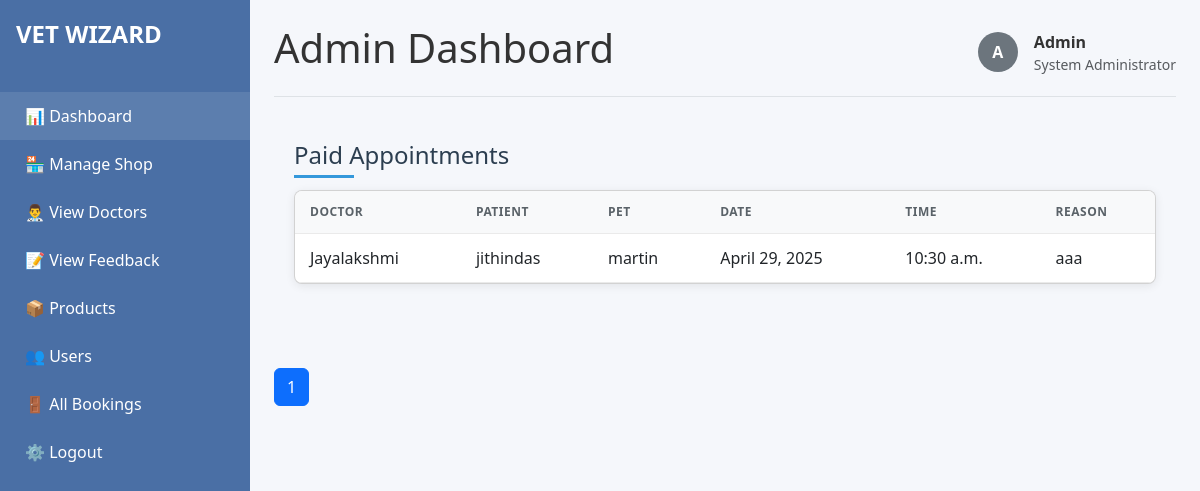
Page /admins/all_booking_admin/ on the earlier database version.
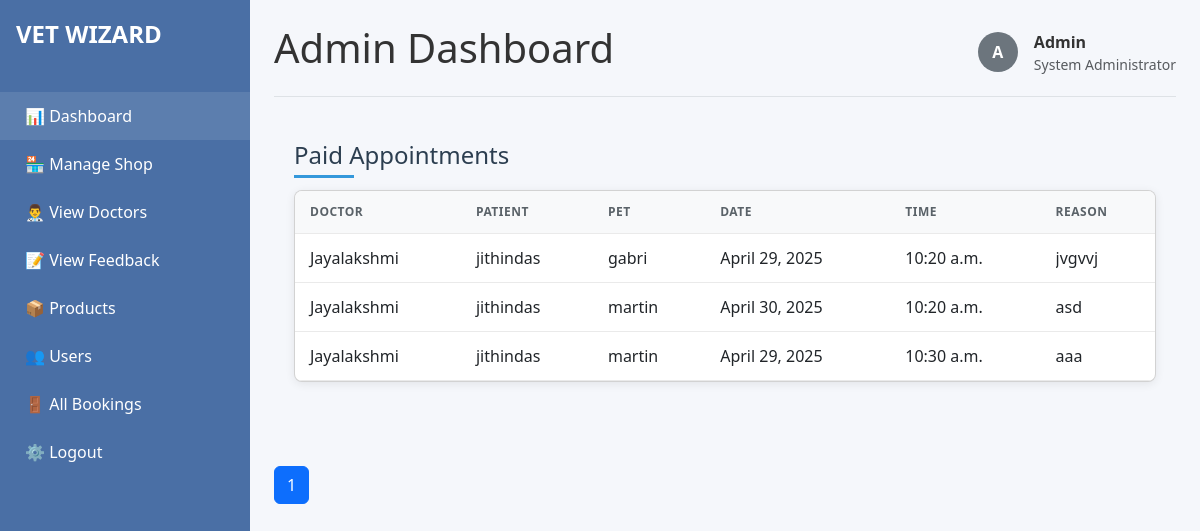
Same page on the later database version.
### user/models.py (models this page shows, shortened)
class Doctor_Appointment(models.Model):
    doctor = models.ForeignKey(Doctor_Profile, on_delete=models.CASCADE, related_name='appointments')
    patient = models.ForeignKey(settings.AUTH_USER_MODEL, on_delete=models.CASCADE, related_name='appointments')
    pet=models.ForeignKey(Pet,on_delete=models.CASCADE)
    appointment_date = models.DateField()
    appointment_time = models.TimeField(null=True,blank=True)
    reason = models.TextField()
    is_confirmed = models.BooleanField(default=False)
    is_paid = models.BooleanField(default=False)
    created_at = models.DateTimeField(auto_now_add=True)
    razorpay_order_id = models.CharField(max_length=100, blank=True, null=True)
    amount = models.DecimalField(max_digits=10, decimal_places=2, default=0.00,null=True,blank=True)

class Pet(models.Model):
    owner = models.CharField(max_length=100)
    name = models.CharField(max_length=100)
    species = models.CharField(max_length=30)  # Dog, Cat
    breed = models.CharField(max_length=50)
    age = models.PositiveIntegerField()
    pet_picture = models.ImageField(upload_to='pet_images', blank=True, null=True)

### doctor/models.py (models this page shows, shortened)
class Doctor_Profile(models.Model):
    user = models.ForeignKey(settings.AUTH_USER_MODEL, on_delete=models.CASCADE, related_name='doctor')
    full_name = models.CharField(max_length=100)
    email = models.EmailField()
    address = models.TextField()
    phone_number = models.CharField(max_length=10)
    profile_picture = models.ImageField(upload_to='images', blank=True, null=True)
    place = models.CharField(max_length=100)
    qualification = models.CharField(max_length=100)
    years_of_experience = models.PositiveIntegerField()
    is_approved=models.BooleanField(default=False,null=True,blank=True)

### admins/models.py (models this page shows, shortened)
class User(AbstractUser):
    user_type = models.CharField(max_length=20, choices=[
        ('doctor', 'doctor'),
        ('user', 'user')
    ])
    is_approved=models.BooleanField(default=False,null=True,blank=True)

### admins/views.py (the view)
# urls.py: path("all_booking_admin/", All_Booking_Admin_View.as_view(), name="all_booking_admin"),
class All_Booking_Admin_View(View):
    def get(self, request):
        paid_appointments = Doctor_Appointment.objects.filter(is_paid=True).order_by('-created_at')
        paginator = Paginator(paid_appointments, 10)  # Show 5 per page
        page_number = request.GET.get('page')
        paid_appointments = paginator.get_page(page_number)
        return render(request, 'all_bookind_admin.html', {'paid_appointments': paid_appointments})

### admins/templates/all_bookind_admin.html (shortened to what this page needs)
{% extends 'admin.html' %}
{% load static %}
{% block content %}
<div class="d-flex justify-content-between align-items-center pb-3 mb-4 border-bottom">
    <h1>Admin Dashboard</h1>
    <div class="d-flex align-items-center gap-3">
        <div class="bg-secondary rounded-circle d-flex align-items-center justify-content-center text-white fw-bold" style="width: 40px; height: 40px;">A</div>
        <div>
            <div class="fw-bold">Admin</div>
            <div class="text-muted small">System Administrator</div>
        </div>
    </div>
</div>
<div class="appointments-dashboard">
    <div class="dashboard-header">
        <h2 class="dashboard-title">Paid Appointments</h2>
    </div>
    <div class="card">
        <div class="table-responsive">
            <table class="appointments-table">
                <thead>
                    <tr>
                        <th>Doctor</th>
                        <th>Patient</th>
                        <th>Pet</th>
                        <th>Date</th>
                        <th>Time</th>
                        <th>Reason</th>
                    </tr>
                </thead>
                <tbody>
                    {% for appointment in paid_appointments %}
                    <tr>
                        <td>
                                <span>{{ appointment.doctor.full_name }}</span>
                        </td>
                        <td>{{ appointment.patient.username }}</td>
                        <td>
                            <div class="pet-info">
                                <span class="pet-name">{{ appointment.pet.name }}</span>
                            </div>
                        </td>
                        <td>{{ appointment.appointment_date }}</td>
                        <td>{{ appointment.appointment_time }}</td>
                        <td>
                            <div class="reason-cell">{{ appointment.reason }}</div>
                        </td>
                    </tr>
                    {% endfor %}
                </tbody>
            </table>
        </div>
    </div>
</div>
<div class="pagination mt-4">
</div>
<div class="pagination mt-4">
    <nav>
        <ul class="pagination justify-content-center">
            {% for num in paid_appointments.paginator.page_range %}
                <li class="page-item {% if paid_appointments.number == num %}active{% endif %}">
                    <a class="page-link" href="?page={{ num }}">{{ num }}</a>
                </li>
            {% endfor %}
        </ul>
    </nav>
</div>
{% endblock %}

### admins/templates/admin.html (shortened to what this page needs)
<!DOCTYPE html>
<html lang="en">
<head>
    <link href="https://cdn.jsdelivr.net/npm/bootstrap@5.3.5/dist/css/bootstrap.min.css" rel="stylesheet">
    <link rel="stylesheet" href="https://cdn.jsdelivr.net/npm/bootstrap-icons@1.11.3/font/bootstrap-icons.min.css">
</head>
<body>
    <div class="sidebar">
        <div class="d-flex align-items-center p-3 mb-4">
            <a class="link_a" href="{% url 'home' %}">
                <div class="brand-logo">VET WIZARD</div>
            </a>
        </div>
        <ul class="nav-menu">
            <a class="link_a" href="{% url 'admin' %}">
                <li class="nav-item active">
                    <span>📊 Dashboard</span>
                </li>
            </a>
            <li class="nav-item">
                <span>🏪 Manage Shop</span>
            </li>
            <a class="link_a" href="{% url 'all_doctor_admin' %}">
                <li class="nav-item">
                    <span>👨‍⚕️ View Doctors</span>
                </li>
            </a>
            <li class="nav-item">
                <span>📝 View Feedback</span>
            </li>
            <li class="nav-item">
                <span>📦 Products</span>
            </li>
            <a class="link_a" href="{% url 'all_users' %}">
                <li class="nav-item">
                    <span>👥 Users</span>
                </li>
            </a>
            <a class="link_a" href="{% url 'all_booking_admin' %}">
            <li class="nav-item">
                <span>🚪 All Bookings</span>
            </li></a>
            <a class="link_a" href="{% url 'logout' %}">
                <li class="nav-item">
                    <span>⚙️ Logout</span>
                </li>
            </a>
        </ul>
    </div>
    <div class="main-content p-4">
        {% block content %}{% endblock %}
    </div>
</body>
</html>

### admins/templates/admin.html (style rules this page uses)
:root { --primary: #4a6fa5; --secondary: #6bc4a6; --accent: #ff9642; --light: #f8f9fa; --dark: #343a40; --danger: #dc3545; --success: #28a745; --warning: #ffc107; }
body { background-color: #f5f7fb; color: #333; min-height: 100vh; }
.sidebar { background-color: var(--primary); color: white; min-height: 100vh; position: fixed; top: 0; left: 0; width: 250px; z-index: 1000; overflow-y: auto; }
.main-content { margin-left: 250px; }
.brand-logo { font-size: 24px; font-weight: bold; }
.nav-menu { list-style: none; padding-left: 0; }
.nav-item { padding: 12px 25px; cursor: pointer; transition: background-color 0.3s; display: flex; align-items: center; gap: 10px; }
.nav-item:hover, .nav-item.active { background-color: rgba(255, 255, 255, 0.1); }
.link_a { text-decoration: none; color: white; }

### admins/templates/all_bookind_admin.html (style rules this page uses)
.appointments-dashboard { padding: 20px; max-width: 1200px; margin: 0 auto; }
.dashboard-header { display: flex; justify-content: space-between; align-items: center; margin-bottom: 20px; }
.dashboard-title { color: #2c3e50; font-size: 24px; margin: 0; position: relative; }
.dashboard-title:after { content: ''; position: absolute; left: 0; bottom: -8px; width: 60px; height: 3px; background-color: #3498db; }
.card { background: white; border-radius: 8px; box-shadow: 0 2px 10px rgba(0, 0, 0, 0.08); overflow: hidden; }
.table-responsive { overflow-x: auto; }
.appointments-table { width: 100%; border-collapse: collapse; }
.appointments-table th, .appointments-table td { padding: 12px 15px; text-align: left; border-bottom: 1px solid #eaeaea; }
.appointments-table th { background-color: #f8f9fa; color: #5a6268; font-weight: 600; letter-spacing: 0.5px; text-transform: uppercase; font-size: 12px; }
.user-info, .pet-info { display: flex; align-items: center; }
.pet-info { flex-direction: column; align-items: flex-start; }
.pet-name { font-weight: 500; }
.reason-cell { max-width: 200px; white-space: nowrap; overflow: hidden; text-overflow: ellipsis; }

Differences in the rows shown:
added Doctor_Appointment: doctor.full_name "Jayalakshmi", patient.username "jithindas", pet.name "gabri", appointment_date "April 29, 2025", appointment_time "10:20 a.m.", reason "jvgvvj"
added Doctor_Appointment: doctor.full_name "Jayalakshmi", patient.username "jithindas", pet.name "martin", appointment_date "April 30, 2025", appointment_time "10:20 a.m.", reason "asd"
